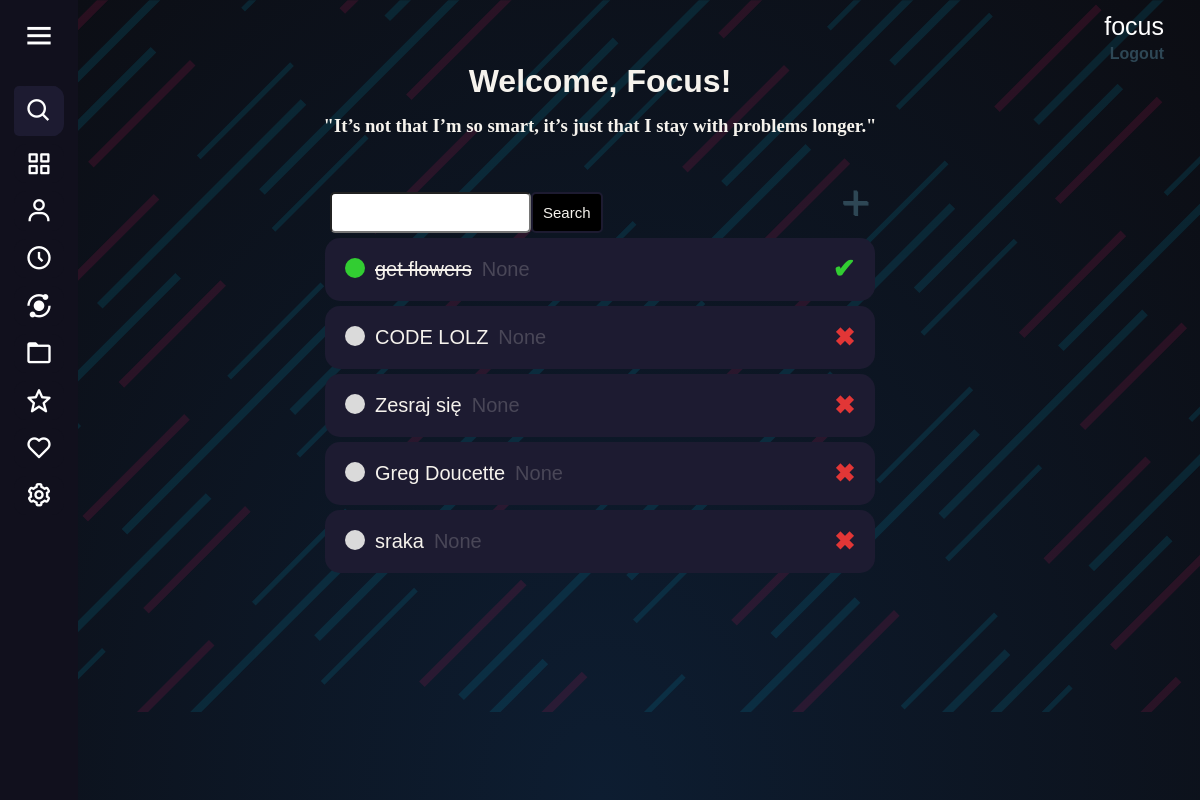
The app's page / (signed in), older data.
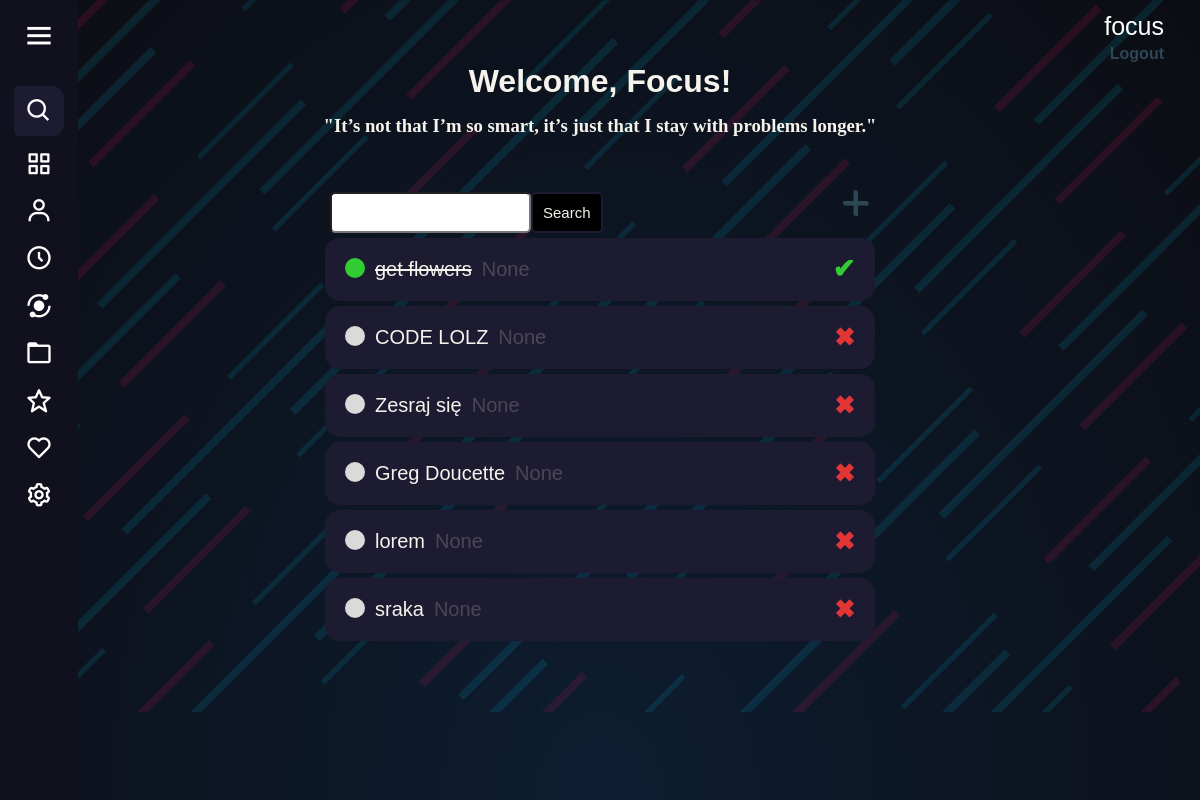
The same page, newer data.
### website/models.py (models this page shows)
class Task(models.Model):
    name = models.CharField(max_length=69)
    description = models.TextField(max_length=1337)
    deadline = models.DateField()
    status = models.BooleanField()
    user = models.ForeignKey(User, on_delete=models.CASCADE, null=True, blank=True)
    def __str__(self):
        return self.name
    class Meta:
        ordering = ['-status', 'deadline']

### website/views.py (the view)
# urls.py: path('', views.MainTasksView.as_view(), name='main-tasks'),
class MainTasksView(LoginRequiredMixin, ListView):
    model = Task
    context_object_name = "tasks"
    template_name = "maintasks.html"
    def get_context_data(self, **kwargs):
        context = super().get_context_data(**kwargs)
        context['tasks'] = context['tasks'].filter(user=self.request.user)
        context['count'] = context['tasks'].filter(status=False).count()
        search_input = self.request.GET.get('search_bar') or ''
        if search_input:
            context['tasks'] = context['tasks'].filter(name__icontains=search_input)
        context['search_input'] = search_input
        quotes = ['"Logic will take you from A to B. Imagination will take you everywhere."',
                  '"Hate is a lack of imagination."',
                  '"I am a brain, Watson. The rest of me is a mere appendix."',
                  '"Beauty you are born with, but brains you earn."',
                  '"I not only use all the brains that I have, but all I can borrow."',
                  '"It’s not that I’m so smart, it’s just that I stay with problems longer."',
                  '"Any fool can know. The point is to understand."',
                  '"The measure of intelligence is the ability to change."',
                  '"Try not to become a person of success, but rather try to become a person of value."',
                  '"Education is not the learning of the facts, but the training of the mind to think."', ]
        context['random_quote'] = random.choice(quotes)
        return context

### website/templates/maintasks.html (shortened to what this page needs)
{% extends "base.html" %}
{% block content %}
<html lang="en">
<head>
</head>
<body>
<div class="user-header-info">
{% if request.user.is_authenticated %}
<p class="user-nickname">{{ request.user }}</p>
<a class="user-log" href="{% url 'logout' %}">Logout</a>
{% else %}
<a class="user-log" href="{% url 'login' %}">Login</a>
{% endif %}
</div>
<div class="header-bar">
    <div>
        <h1>Welcome, {{ request.user.username|title }}!</h1>
        <h3 class="random-quote">{{ random_quote }}</h3>
    </div>
</div>
<div class="container">
<div class="search-bar-wrapper">
<form method="GET" class="search-bar">
    <input type="text" name="search_bar" value="{{ search_input }}">
    <input class="search-button" type="submit" value="Search">
</form>
    <a id="create-link" href="{% url 'create-tasks' %}">&#x2b;</a>
</div>
    <div class="tasks-wrapper">
        {% for task in tasks %}
        <div class="specific-task">
            {% if task.status %}
                <div class="task-name">
                    <div class="task-completed-icon"></div>
                    <s><a href="{% url 'update-tasks' task.id %}">{{ task }}</a></s>
                    <div class="deadline-task">{{ task.deadline }}</div>
                </div>
            <a class="delete-done-link" href="{% url 'delete-tasks' task.id %}">&#10004;</a>
            {% else %}
                <div class="task-name">
                    <div class="task-incomplete-icon"></div>
                    <a href="{% url 'update-tasks' task.id %}">{{ task }}</a>
                    <div class="deadline-task">{{ task.deadline }}</div>
                </div>
            <a class="delete-link" href="{% url 'delete-tasks' task.id %}">&#10006;</a>
            {% endif %}
        </div>
        {% empty %}
        <h3>No tasks yet.</h3>
        {% endfor %}
    </div>
</div>
</body>
</html>
{% endblock content %}

Row changes from the older to the newer data that the page shows:
added Task: name "lorem", deadline "None"
